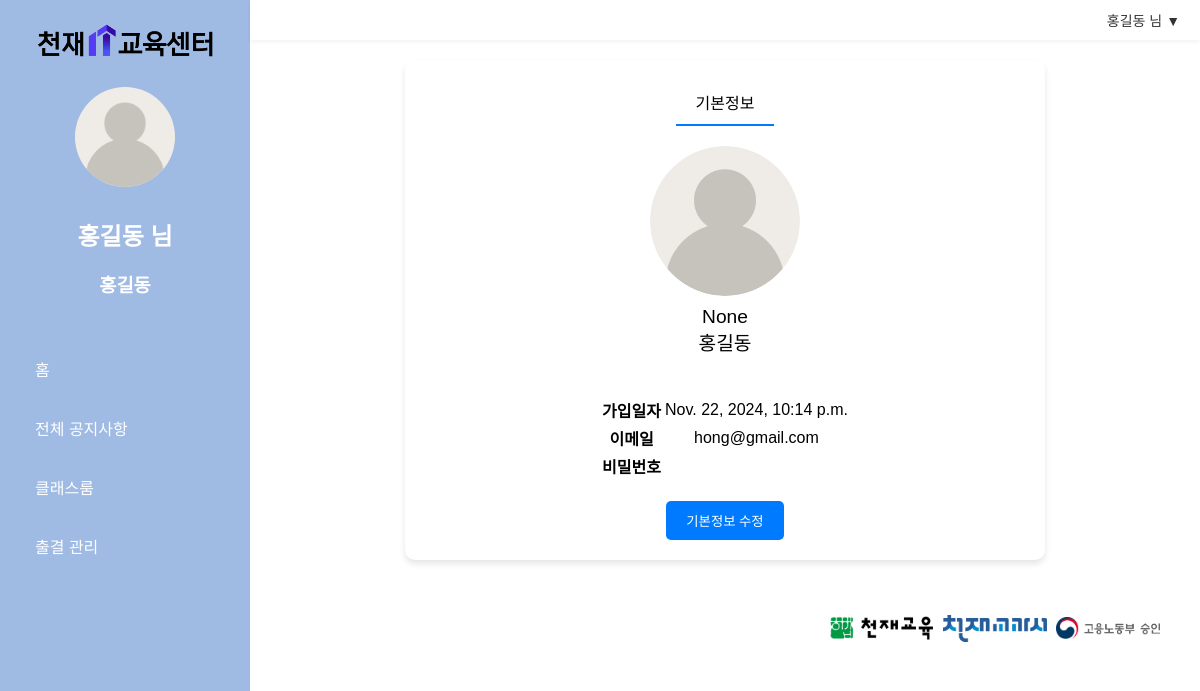
Screenshot of /myinfo/ (signed in) with the database file from the repository.
### managementapp/models.py (models this page shows)
class Member(models.Model):
    name = models.CharField(max_length=200)
    email = models.TextField(primary_key=True)
    pwd = models.CharField(max_length=30)
    rdate = models.DateTimeField()
    udate = models.DateTimeField()
    generation = models.CharField(max_length=100,null=True)

### managementapp/views.py (the view)
# urls.py: path('myinfo/',views.myinfo, name='myinfo'),
def myinfo(request):
    template = loader.get_template('myinfo/myinfo.html')
    email = request.session['login_ok_user']
    member = Member.objects.get(email=email)
    context = {
        'member' : member
    }
    return HttpResponse(template.render(context,request))

### managementapp/templates/myinfo/myinfo.html (shortened to what this page needs)
{% extends 'base.html' %}
{% load static %}
{% block content %}
<link rel="stylesheet" href="{% static 'css/myinfo.css' %}">
<div class="content">
    <div class="profile-container">
        <div class="profile-header">
          <ul class="tab-menu">
            <li class="active">기본정보</li>
          </ul>
        </div>
          <div class="profile-image">
            <img src="{% static 'user.png' %}" alt="프로필 사진">
            <p>{{member.generation}}<br>{{member.name}}</p>
          </div>
          <div class="profile-details">
            <table>
              <tr>
                <th>가입일자</th>
                <td>{{member.rdate}}</td>
              </tr>
              <tr>
                <th>이메일</th>
                <td>{{member.email}}</td>
              </tr>
                <th>비밀번호</th>
                <td>{{member.pwd|length|stringformat:"•"}}</td>
            </table>
          </div>
        <div class="profile-footer">
          <button class="btn-edit" onclick="location.href='update'">기본정보 수정</button>
        </div>
      </div>
</div>
{% endblock %}

### managementapp/templates/base.html (shortened to what this page needs)
<!DOCTYPE html>
<html lang="ko">
<head>
  {% load static %}
  <link rel="stylesheet" href="{% static 'css/base.css' %}">
</head>
<body>
  <div class="container">
    <div class="sidebar">
      <img class='logo' src="{%static 'logo.png'%}" onclick="location.href='../../../home/'"></img>
      <img class="profile" src="{%static 'user.png'%}" alt='user'></img>
      {% if request.session.login_ok_user %}
        <div class="compact-container">
          <h2>{{request.session.login_user_name}} 님</h2>
          <h3>{{request.session.login_user_generation}}</h3>
        </div>
      {% endif %}
      <ul class="menu">
        <li><a href="../../../home">홈</a></li>
        <li><a href="../../../notices">전체 공지사항</a></li>
        <li><a href="../../../classroom">클래스룸</a></li>
        <li><a href="../../../attendance">출결 관리</a></li>
      </ul>
    </div>
    <div class="header">
      <div class="account" onclick="toggleDropdown()">
        {{request.session.login_user_name}} 님 ▼
      </div>
    </div>
    <div class="main-content">
      {% block content %}{% endblock %}
    </div>
  </div>
</body>
<footer>
  <img class='footer-image'src="{%static 'footer.png'%}"></img>
</footer>
</html>

### managementapp/static/css/base.css (style rules this page uses)
body { margin: 0; font-family: Arial, sans-serif; background-color: #fff; display: flex; flex-direction: column; }
.container { display: flex; flex-direction: column; background-color: #fff; height: 100%; width: 100%; position: relative; box-shadow: none; }
.sidebar { background-color: #9fbae3; width: 250px; height: 100vh; position: fixed; top: 0; left: 0; display: flex; flex-direction: column; align-items: center; padding: 20px; box-sizing: border-box; z-index: 1; }
.logo { width: 200px; height: auto; margin-bottom: 20px; }
.profile { width: 100px; height: 100px; background-color: #ddd; border-radius: 50%; margin-bottom: 10px; }
.compact-container { text-align: center; color : white; }
.compact-container h2 { margin-bottom: 2px; }
.menu { list-style: none; padding: 0; width: 100%; }
.menu li { margin: 15px 0; }
.menu a { text-decoration: none; color: white; display: block; padding: 10px 15px; border-radius: 5px; }
.header { background-color: #fff; padding: 10px 20px; display: flex; justify-content: flex-end; align-items: center; position: relative; box-shadow:0 2px 4px rgba(0, 0, 0, 0.05); z-index: 2; margin-left: 250px; }
.header .account { cursor: pointer; font-size: 14px; color: #333; display: flex; align-items: center; }
.main-content { display: flex; flex-direction: column; flex: 1; margin-left: 250px; padding: 20px; }
footer { background-color: #fff; color: #333; padding: 20px 0; width: 100%; display: flex; text-align: right; justify-content: flex-end; }
.footer-image { bottom: 0; right: 0; height: auto; width: auto; }

### managementapp/static/css/myinfo.css (style rules this page uses)
.profile-container { display: flex; flex-direction: column; align-items: center; padding: 20px; background-color: #fff; border-radius: 10px; justify-content: center; box-shadow: 0 4px 6px rgba(0, 0, 0, 0.1); max-width: 600px; margin: 0 auto; }
.tab-menu { display: flex; justify-content: center; list-style: none; padding: 0; margin: 0; }
.tab-menu li { margin: 0 10px; padding: 10px 20px; cursor: pointer; }
.tab-menu .active { border-bottom: 2px solid #007BFF; }
.profile-header { text-align: center; margin-bottom: 20px; }
.profile-image { display: flex; flex-direction: column; align-items: center; margin-bottom: 20px; }
.profile-image img { border-radius: 50%; width: 150px; height: 150px; object-fit: cover; }
.profile-image p { text-align: center; font-size: 1.2em; margin-top: 10px; }
.profile-details { text-align: center; }
.profile-footer { margin-top: 20px; text-align: center; }
.btn-edit, .btn-password { padding: 10px 20px; border: none; border-radius: 5px; background-color: #007BFF; color: white; cursor: pointer; }

### rows the page displays
Member: session.login_user_name "홍길동", session.login_user_generation "홍길동", generation "None", name "홍길동", rdate "Nov. 22, 2024, 10:14 p.m.", email "hong@gmail.com"
